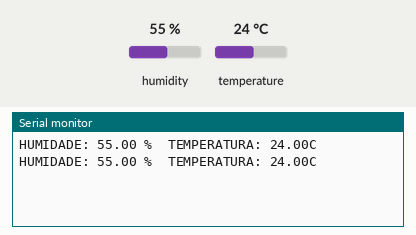
This sketch was run on a simulated Arduino Uno, built with avr-gcc and run on an emulated ATmega328P. Parts: the last lines printed to the serial monitor. The inputs (shaded band) are chosen by the test bench; at power-on: humidity 55 %, temperature 24 °C.

Above: at 4.8 s.
4.9 s: humidity set to 22 %
At 7.1 s:
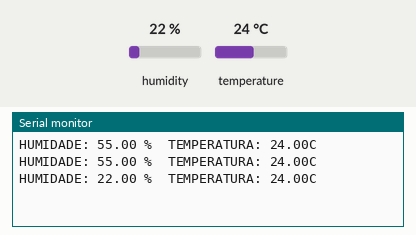
7.9 s: temperature set to 12 °C
At 8.8 s:
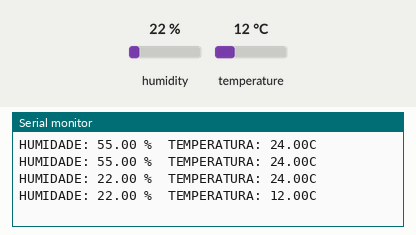
10.9 s: humidity set to 40 %
At 12.4 s:
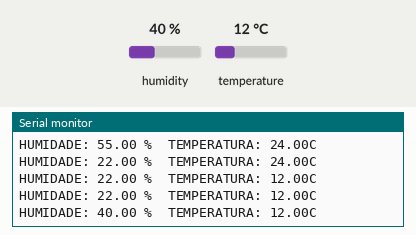
Timing chart, 0 to 13.9 s (numbered marks = the images above; inputs shaded):
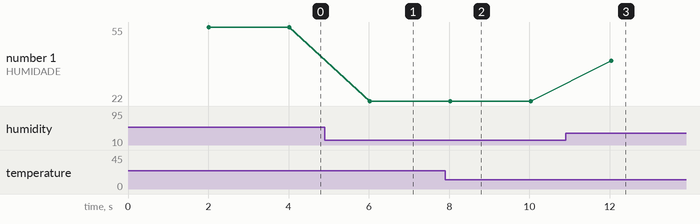

The sketch:

DHT_Testing.ino
```cpp
#include "DHT.h"

#define DHTPIN ADC
#define DHTTYPE DHT22

int maxHum = 60;
int maxTemp = 40;

DHT dht(DHTPIN, DHTTYPE);

uint8_t i=0;

void setup() {
  Serial.begin(9600);
  dht.begin();
}

void loop() {
  delay(2000); // delay = 2 segundos

  float h = dht.readHumidity();
  float t = dht.readTemperature();

  if (isnan(h) || isnan(t)) {
    Serial.println("-- ERRO A LER O DHT! --");
    return;
  }

  Serial.print("HUMIDADE: ");
  Serial.print(h);
  Serial.print(" %\t");
  Serial.print("TEMPERATURA: ");
  Serial.print(t);
  Serial.println("C ");

}
```

Measured:
- after the input at 4.9 s, the serial monitor: prints a new line after 1.1 s (image 1)
- after the input at 7.9 s, the serial monitor: prints a new line after 0.12 s (image 2)
- after the input at 10.9 s, the serial monitor: prints a new line after 1.1 s (image 3)
- plotted number 1: 55 → 22 after the input at 4.9 s, 22 → 40 after the input at 10.9 s
